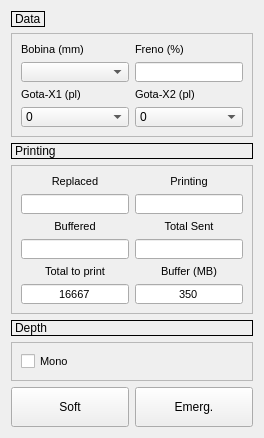
        <widget class="QWidget" name="tab_2">
         <attribute name="title">
          <string>Var</string>
         </attribute>
         <layout class="QGridLayout" name="gridLayout">
          <item row="0" column="0">
           <layout class="QVBoxLayout" name="verticalLayout_4">
            <item>
             <widget class="QLabel" name="label_18">
              <property name="sizePolicy">
               <sizepolicy hsizetype="Maximum" vsizetype="Preferred">
                <horstretch>0</horstretch>
                <verstretch>0</verstretch>
               </sizepolicy>
              </property>
              <property name="frameShape">
               <enum>QFrame::Panel</enum>
              </property>
              <property name="text">
               <string>Data</string>
              </property>
             </widget>
            </item>
            <item>
             <widget class="QFrame" name="frame_5">
              <property name="frameShape">
               <enum>QFrame::StyledPanel</enum>
              </property>
              <property name="frameShadow">
               <enum>QFrame::Raised</enum>
              </property>
              <layout class="QGridLayout" name="gridLayout_12">
               <item row="0" column="0">
                <layout class="QGridLayout" name="gridLayout_15">
                 <item row="0" column="0">
                  <widget class="QLabel" name="label_4">
                   <property name="font">
                    <font>
                     <pointsize>8</pointsize>
                    </font>
                   </property>
                   <property name="text">
                    <string>Bobina (mm)</string>
                   </property>
                  </widget>
                 </item>
                 <item row="0" column="1">
                  <widget class="QLabel" name="label_7">
                   <property name="font">
                    <font>
                     <pointsize>8</pointsize>
                    </font>
                   </property>
                   <property name="text">
                    <string>Freno (%)</string>
                   </property>
                  </widget>
                 </item>
                 <item row="1" column="0">
                  <widget class="QComboBox" name="m_cbAnchoBobina">
                   <property name="sizePolicy">
                    <sizepolicy hsizetype="Preferred" vsizetype="Maximum">
                     <horstretch>0</horstretch>
                     <verstretch>0</verstretch>
                    </sizepolicy>
                   </property>
                   <property name="minimumSize">
                    <size>
                     <width>0</width>
                     <height>20</height>
                    </size>
                   </property>
                   <property name="maximumSize">
                    <size>
                     <width>16777215</width>
                     <height>20</height>
                    </size>
                   </property>
                  </widget>
                 </item>
                 <item row="1" column="1">
                  <widget class="QLineEdit" name="m_leFreno">
                   <property name="sizePolicy">
                    <sizepolicy hsizetype="Preferred" vsizetype="Preferred">
                     <horstretch>0</horstretch>
                     <verstretch>0</verstretch>
                    </sizepolicy>
                   </property>
                   <property name="minimumSize">
                    <size>
                     <width>0</width>
                     <height>20</height>
                    </size>
                   </property>
                   <property name="maximumSize">
                    <size>
                     <width>16777215</width>
                     <height>20</height>
                    </size>
                   </property>
                   <property name="font">
                    <font>
                     <pointsize>8</pointsize>
                    </font>
                   </property>
                   <property name="readOnly">
                    <bool>true</bool>
                   </property>
                  </widget>
                 </item>
                </layout>
               </item>
               <item row="1" column="0">
                <layout class="QGridLayout" name="gridLayout_16">
                 <item row="0" column="0">
                  <widget class="QLabel" name="label_9">
                   <property name="font">
                    <font>
                     <pointsize>8</pointsize>
                    </font>
                   </property>
                   <property name="text">
                    <string>Gota-X1 (pl)</string>
                   </property>
                  </widget>
                 </item>
                 <item row="1" column="0">
                  <widget class="QComboBox" name="m_gota1">
                   <property name="sizePolicy">
                    <sizepolicy hsizetype="Preferred" vsizetype="Fixed">
                     <horstretch>0</horstretch>
                     <verstretch>0</verstretch>
                    </sizepolicy>
                   </property>
                   <property name="minimumSize">
                    <size>
                     <width>0</width>
                     <height>20</height>
                    </size>
                   </property>
                   <property name="maximumSize">
                    <size>
                     <width>16777215</width>
                     <height>20</height>
                    </size>
                   </property>
                   <item>
                    <property name="text">
                     <string>0</string>
                    </property>
                   </item>
                   <item>
                    <property name="text">
                     <string>6</string>
                    </property>
                   </item>
                   <item>
                    <property name="text">
                     <string>12</string>
                    </property>
                   </item>
                   <item>
                    <property name="text">
                     <string>18</string>
                    </property>
                   </item>
                   <item>
                    <property name="text">
                     <string>24</string>
                    </property>
                   </item>
                   <item>
                    <property name="text">
                     <string>30</string>
                    </property>
                   </item>
                   <item>
                    <property name="text">
                     <string>36</string>
                    </property>
                   </item>
                   <item>
                    <property name="text">
                     <string>42</string>
                    </property>
                   </item>
                  </widget>
                 </item>
                 <item row="1" column="1">
                  <widget class="QComboBox" name="m_gota2">
                   <property name="sizePolicy">
                    <sizepolicy hsizetype="Preferred" vsizetype="Fixed">
                     <horstretch>0</horstretch>
                     <verstretch>0</verstretch>
                    </sizepolicy>
                   </property>
                   <property name="minimumSize">
                    <size>
                     <width>0</width>
                     <height>20</height>
                    </size>
                   </property>
                   <property name="maximumSize">
                    <size>
                     <width>16777215</width>
                     <height>20</height>
                    </size>
                   </property>
                   <item>
                    <property name="text">
                     <string>0</string>
                    </property>
                   </item>
                   <item>
                    <property name="text">
                     <string>6</string>
                    </property>
                   </item>
                   <item>
                    <property name="text">
                     <string>12</string>
                    </property>
                   </item>
                   <item>
                    <property name="text">
                     <string>18</string>
                    </property>
                   </item>
                   <item>
                    <property name="text">
                     <string>24</string>
                    </property>
                   </item>
                   <item>
                    <property name="text">
                     <string>30</string>
                    </property>
                   </item>
                   <item>
                    <property name="text">
                     <string>36</string>
                    </property>
                   </item>
                   <item>
                    <property name="text">
                     <string>42</string>
                    </property>
                   </item>
                  </widget>
                 </item>
                 <item row="0" column="1">
                  <widget class="QLabel" name="label_10">
                   <property name="font">
                    <font>
                     <pointsize>8</pointsize>
                    </font>
                   </property>
                   <property name="text">
                    <string>Gota-X2 (pl)</string>
                   </property>
                  </widget>
                 </item>
                </layout>
               </item>
              </layout>
             </widget>
            </item>
           </layout>
          </item>
          <item row="1" column="0">
           <layout class="QVBoxLayout" name="verticalLayout_19">
            <item>
             <widget class="QLabel" name="label_19">
              <property name="sizePolicy">
               <sizepolicy hsizetype="Preferred" vsizetype="Preferred">
                <horstretch>0</horstretch>
                <verstretch>0</verstretch>
               </sizepolicy>
              </property>
              <property name="frameShape">
               <enum>QFrame::Panel</enum>
              </property>
              <property name="text">
               <string>Printing</string>
              </property>
             </widget>
            </item>
            <item>
             <widget class="QFrame" name="frame_7">
              <property name="frameShape">
               <enum>QFrame::StyledPanel</enum>
              </property>
              <property name="frameShadow">
               <enum>QFrame::Raised</enum>
              </property>
              <layout class="QGridLayout" name="gridLayout_21">
               <item row="0" column="0">
                <layout class="QVBoxLayout" name="verticalLayout_6">
                 <item>
                  <widget class="QLabel" name="label_22">
                   <property name="font">
                    <font>
                     <pointsize>8</pointsize>
                    </font>
                   </property>
                   <property name="text">
                    <string>Replaced</string>
                   </property>
                   <property name="alignment">
                    <set>Qt::AlignCenter</set>
                   </property>
                  </widget>
                 </item>
                 <item>
                  <widget class="QLineEdit" name="m_lastSwatheMemory">
                   <property name="sizePolicy">
                    <sizepolicy hsizetype="Preferred" vsizetype="Fixed">
                     <horstretch>0</horstretch>
                     <verstretch>0</verstretch>
                    </sizepolicy>
                   </property>
                   <property name="minimumSize">
                    <size>
                     <width>0</width>
                     <height>20</height>
                    </size>
                   </property>
                   <property name="maximumSize">
                    <size>
                     <width>16777215</width>
                     <height>20</height>
                    </size>
                   </property>
                   <property name="font">
                    <font>
                     <pointsize>8</pointsize>
                    </font>
                   </property>
                   <property name="alignment">
                    <set>Qt::AlignCenter</set>
                   </property>
                  </widget>
                 </item>
                </layout>
               </item>
               <item row="0" column="1">
                <layout class="QVBoxLayout" name="verticalLayout_15">
                 <item>
                  <widget class="QLabel" name="label_20">
                   <property name="font">
                    <font>
                     <pointsize>8</pointsize>
                    </font>
                   </property>
                   <property name="text">
                    <string>Printing</string>
                   </property>
                   <property name="alignment">
                    <set>Qt::AlignCenter</set>
                   </property>
                  </widget>
                 </item>
                 <item>
                  <widget class="QLineEdit" name="m_leSwatheActual">
                   <property name="sizePolicy">
                    <sizepolicy hsizetype="Preferred" vsizetype="Fixed">
                     <horstretch>0</horstretch>
                     <verstretch>0</verstretch>
                    </sizepolicy>
                   </property>
                   <property name="minimumSize">
                    <size>
                     <width>0</width>
                     <height>20</height>
                    </size>
                   </property>
                   <property name="maximumSize">
                    <size>
                     <width>16777215</width>
                     <height>20</height>
                    </size>
                   </property>
                   <property name="font">
                    <font>
                     <pointsize>8</pointsize>
                    </font>
                   </property>
                   <property name="alignment">
                    <set>Qt::AlignCenter</set>
                   </property>
                  </widget>
                 </item>
                </layout>
               </item>
               <item row="1" column="0">
                <layout class="QVBoxLayout" name="verticalLayout_17">
                 <item>
                  <widget class="QLabel" name="label_23">
                   <property name="font">
                    <font>
                     <pointsize>8</pointsize>
                    </font>
                   </property>
                   <property name="text">
                    <string>Buffered</string>
                   </property>
                   <property name="alignment">
                    <set>Qt::AlignCenter</set>
                   </property>
                  </widget>
                 </item>
                 <item>
                  <widget class="QLineEdit" name="m_leSwathesBuffered">
                   <property name="sizePolicy">
                    <sizepolicy hsizetype="Preferred" vsizetype="Fixed">
                     <horstretch>0</horstretch>
                     <verstretch>0</verstretch>
                    </sizepolicy>
                   </property>
                   <property name="minimumSize">
                    <size>
                     <width>0</width>
                     <height>20</height>
                    </size>
                   </property>
                   <property name="maximumSize">
                    <size>
                     <width>16777215</width>
                     <height>20</height>
                    </size>
                   </property>
                   <property name="font">
                    <font>
                     <pointsize>8</pointsize>
                    </font>
                   </property>
                   <property name="alignment">
                    <set>Qt::AlignCenter</set>
                   </property>
                  </widget>
                 </item>
                </layout>
               </item>
               <item row="1" column="1">
                <layout class="QVBoxLayout" name="verticalLayout_16">
                 <item>
                  <widget class="QLabel" name="label_21">
                   <property name="font">
                    <font>
                     <pointsize>8</pointsize>
                    </font>
                   </property>
                   <property name="text">
                    <string>Total Sent</string>
                   </property>
                   <property name="alignment">
                    <set>Qt::AlignCenter</set>
                   </property>
                  </widget>
                 </item>
                 <item>
                  <widget class="QLineEdit" name="m_leTotalSwate">
                   <property name="sizePolicy">
                    <sizepolicy hsizetype="Preferred" vsizetype="Fixed">
                     <horstretch>0</horstretch>
                     <verstretch>0</verstretch>
                    </sizepolicy>
                   </property>
                   <property name="minimumSize">
                    <size>
                     <width>0</width>
                     <height>20</height>
                    </size>
                   </property>
                   <property name="maximumSize">
                    <size>
                     <width>16777215</width>
                     <height>20</height>
                    </size>
                   </property>
                   <property name="font">
                    <font>
                     <pointsize>8</pointsize>
                    </font>
                   </property>
                   <property name="alignment">
                    <set>Qt::AlignCenter</set>
                   </property>
                  </widget>
                 </item>
                </layout>
               </item>
               <item row="2" column="0">
                <layout class="QVBoxLayout" name="verticalLayout_5">
                 <item>
                  <widget class="QLabel" name="label_24">
                   <property name="font">
                    <font>
                     <pointsize>8</pointsize>
                    </font>
                   </property>
                   <property name="text">
                    <string>Total to print</string>
                   </property>
                   <property name="alignment">
                    <set>Qt::AlignCenter</set>
                   </property>
                  </widget>
                 </item>
                 <item>
                  <widget class="QLineEdit" name="m_leTotalVariableToPrint">
                   <property name="sizePolicy">
                    <sizepolicy hsizetype="Preferred" vsizetype="Fixed">
                     <horstretch>0</horstretch>
                     <verstretch>0</verstretch>
                    </sizepolicy>
                   </property>
                   <property name="minimumSize">
                    <size>
                     <width>0</width>
                     <height>20</height>
                    </size>
                   </property>
                   <property name="maximumSize">
                    <size>
                     <width>16777215</width>
                     <height>20</height>
                    </size>
                   </property>
                   <property name="font">
                    <font>
                     <pointsize>8</pointsize>
                    </font>
                   </property>
                   <property name="text">
                    <string>16667</string>
                   </property>
                   <property name="alignment">
                    <set>Qt::AlignCenter</set>
                   </property>
                  </widget>
                 </item>
                </layout>
               </item>
               <item row="2" column="1">
                <layout class="QVBoxLayout" name="verticalLayout_18">
                 <item>
                  <widget class="QLabel" name="label_25">
                   <property name="font">
                    <font>
                     <pointsize>8</pointsize>
                    </font>
                   </property>
                   <property name="text">
                    <string>Buffer (MB)</string>
                   </property>
                   <property name="alignment">
                    <set>Qt::AlignCenter</set>
                   </property>
                  </widget>
                 </item>
                 <item>
                  <widget class="QLineEdit" name="m_leBufferMB">
                   <property name="sizePolicy">
                    <sizepolicy hsizetype="Preferred" vsizetype="Fixed">
                     <horstretch>0</horstretch>
                     <verstretch>0</verstretch>
                    </sizepolicy>
                   </property>
                   <property name="minimumSize">
                    <size>
                     <width>0</width>
                     <height>20</height>
                    </size>
                   </property>
                   <property name="maximumSize">
                    <size>
                     <width>16777215</width>
                     <height>20</height>
                    </size>
                   </property>
                   <property name="font">
                    <font>
                     <pointsize>8</pointsize>
                    </font>
                   </property>
                   <property name="text">
                    <string>350</string>
                   </property>
                   <property name="alignment">
                    <set>Qt::AlignCenter</set>
                   </property>
                  </widget>
                 </item>
                </layout>
               </item>
              </layout>
             </widget>
            </item>
           </layout>
          </item>
          <item row="2" column="0">
           <layout class="QVBoxLayout" name="verticalLayout_20">
            <item>
             <widget class="QLabel" name="label_26">
              <property name="sizePolicy">
               <sizepolicy hsizetype="Preferred" vsizetype="Preferred">
                <horstretch>0</horstretch>
                <verstretch>1</verstretch>
               </sizepolicy>
              </property>
              <property name="frameShape">
               <enum>QFrame::Panel</enum>
              </property>
              <property name="text">
               <string>Depth</string>
              </property>
             </widget>
            </item>
            <item>
             <widget class="QFrame" name="frame_8">
              <property name="sizePolicy">
               <sizepolicy hsizetype="Preferred" vsizetype="Preferred">
                <horstretch>0</horstretch>
                <verstretch>2</verstretch>
               </sizepolicy>
              </property>
              <property name="frameShape">
               <enum>QFrame::StyledPanel</enum>
              </property>
              <property name="frameShadow">
               <enum>QFrame::Raised</enum>
              </property>
              <layout class="QGridLayout" name="gridLayout_23">
               <item row="0" column="0">
                <widget class="QCheckBox" name="m_cbMono">
                 <property name="sizePolicy">
                  <sizepolicy hsizetype="Preferred" vsizetype="Preferred">
                   <horstretch>0</horstretch>
                   <verstretch>1</verstretch>
                  </sizepolicy>
                 </property>
                 <property name="font">
                  <font>
                   <pointsize>8</pointsize>
                  </font>
                 </property>
                 <property name="text">
                  <string>Mono</string>
                 </property>
                </widget>
               </item>
              </layout>
             </widget>
            </item>
           </layout>
          </item>
          <item row="3" column="0">
           <layout class="QHBoxLayout" name="horizontalLayout_4">
            <item>
             <widget class="QPushButton" name="m_pbSoftStop">
              <property name="sizePolicy">
               <sizepolicy hsizetype="Preferred" vsizetype="Fixed">
                <horstretch>0</horstretch>
                <verstretch>0</verstretch>
               </sizepolicy>
              </property>
              <property name="minimumSize">
               <size>
                <width>0</width>
                <height>40</height>
               </size>
              </property>
              <property name="text">
               <string>Soft</string>
              </property>
              <property name="icon">
               <iconset resource="../../Xaar/SinglePass/shared.qrc">
                <normaloff>:/res/images/exit.png</normaloff>:/res/images/exit.png</iconset>
              </property>
              <property name="iconSize">
               <size>
                <width>24</width>
                <height>24</height>
               </size>
              </property>
             </widget>
            </item>
            <item>
             <widget class="QPushButton" name="m_pbEmergency">
              <property name="sizePolicy">
               <sizepolicy hsizetype="Preferred" vsizetype="Fixed">
                <horstretch>0</horstretch>
                <verstretch>0</verstretch>
               </sizepolicy>
              </property>
              <property name="minimumSize">
               <size>
                <width>0</width>
                <height>40</height>
               </size>
              </property>
              <property name="text">
               <string>Emerg.</string>
              </property>
              <property name="icon">
               <iconset resource="../../Xaar/SinglePass/shared.qrc">
                <normaloff>:/res/images/error.png</normaloff>:/res/images/error.png</iconset>
              </property>
              <property name="iconSize">
               <size>
                <width>24</width>
                <height>24</height>
               </size>
              </property>
             </widget>
            </item>
           </layout>
          </item>
         </layout>
        </widget>
